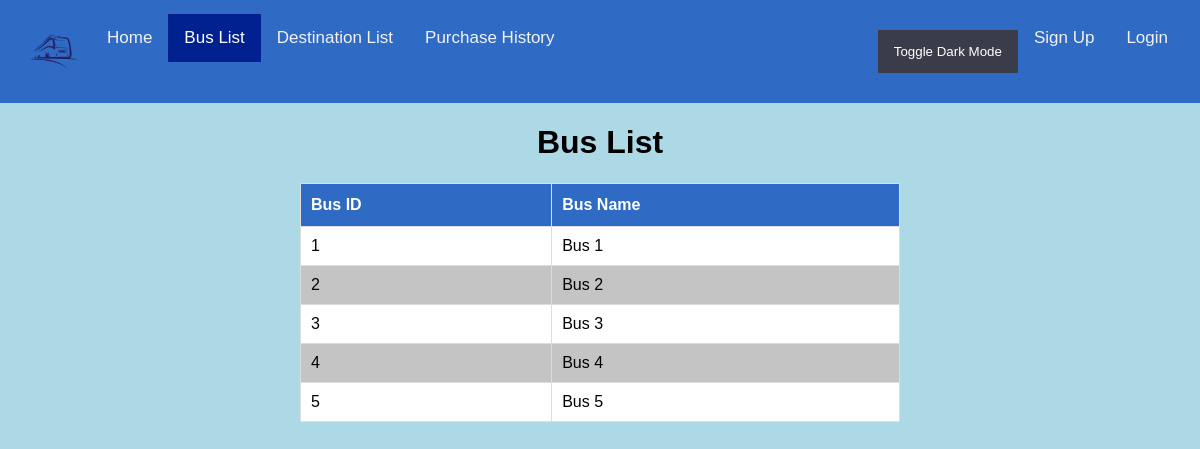
The page /busList.php on the database its author committed.
### tables this page shows
CREATE TABLE `bus` (
  `bus_id` int(11) NOT NULL,
  `bus_name` varchar(50) NOT NULL
);

### busList.php (the view, shortened to what this page needs)
<html>
    <head>
        <link rel="stylesheet" href="style.css">
    </head>
    <body>
        <center>
        <?php
            include ('header.php');
        ?>
        <h1>Bus List</h1>
        <?php
            require("database.php");
            $sql= "SELECT * FROM bus ";
            $result = $connect->query($sql);
            if($result->num_rows > 0) {
                echo "<table id='table' border='1'>
                        <tr>
                        <th>Bus ID</th>
                        <th>Bus Name</th>
                        </tr>";
                while($row = $result->fetch_assoc()) {
                        echo "<tr>";
                        echo "<td>".$row['bus_id']."</td>";
                        echo "<td>".$row['bus_name']."</td>";
                        echo "</tr>";
                    }
                    echo "</table>";
                    } else {
                        echo "0 results";
                    }
        ?>
        </center>
    </body>
</html>

### style.css (style rules this page uses)
body { margin-top: 0; margin-left: 0; margin-right: 0; margin-bottom: 50; background-color: lightblue; }
h1 { font-family: "Trebuchet MS", Arial, Helvetica, sans-serif; }
#table { font-family: "Trebuchet MS", Arial, Helvetica, sans-serif; border-collapse: collapse; width: 50%; }
#table td, #table th { border: 1px solid #ddd; padding: 10px; color: black; }
#table tr:nth-child(even) { background-color: #ffffff; }
#table tr:nth-child(odd) { background-color: #c4c4c4; }
#table th { padding-top: 12px; padding-bottom: 12px; text-align: left; background-color: rgb(47, 107, 196); color: white; }

### rows shown on the page
bus: bus_id "1", bus_name "Bus 1"
bus: bus_id "2", bus_name "Bus 2"
bus: bus_id "3", bus_name "Bus 3"
bus: bus_id "4", bus_name "Bus 4"
bus: bus_id "5", bus_name "Bus 5"
